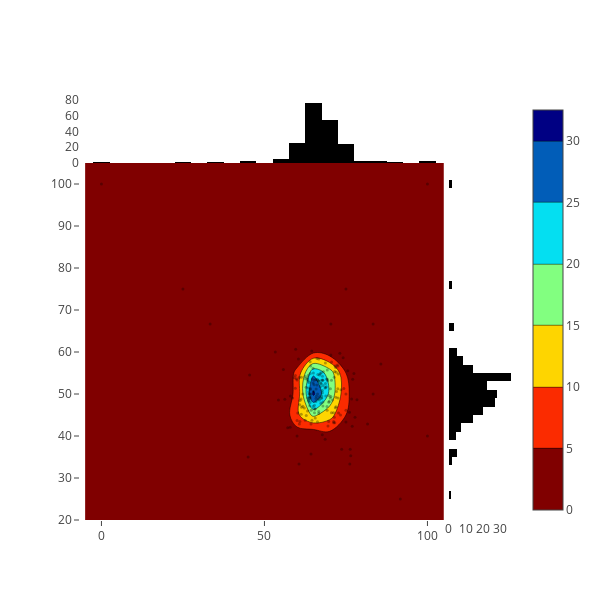

Write notebook code for a chart like this one.
### Code cell
contour_plot(win_change, win_rand, games[:200], name_x='Change', name_y='Random')

### Figure 1 — Plotly figure (JSON) as saved in the notebook; plotly's stock layout.template omitted (floating-point values rounded to 4 significant figures; data arrays with more than 128 entries replaced by an {"elided": "..."} marker saying what was removed)
{"data": [{"colorscale": "Jet", "reversescale": true, "type": "histogram2dcontour", "uid": "c91e5a00-fa51-11e8-bca5-dca904777f27", "x": {"elided": "200 float values"}, "xaxis": "x", "y": {"elided": "200 float values"}, "yaxis": "y"}, {"marker": {"color": "rgba(0,0,0,0.3)", "size": 3}, "mode": "markers", "name": "(Change,Random)", "type": "scatter", "uid": "c91e5bb8-fa51-11e8-9e77-dca904777f27", "x": {"elided": "200 float values"}, "xaxis": "x", "y": {"elided": "200 float values"}, "yaxis": "y"}, {"marker": {"color": "rgba(0,0,0,1)"}, "name": "Random", "type": "histogram", "uid": "c91e5ca8-fa51-11e8-9cd7-dca904777f27", "xaxis": "x2", "y": {"elided": "200 float values"}}, {"marker": {"color": "rgba(0,0,0,1)"}, "name": "Change", "type": "histogram", "uid": "c91e5d52-fa51-11e8-96fb-dca904777f27", "x": {"elided": "200 float values"}, "yaxis": "y2"}], "layout": {"autosize": false, "bargap": 0, "height": 600, "hovermode": "closest", "showlegend": false, "width": 600, "xaxis": {"domain": [0, 0.85], "showgrid": false, "zeroline": false}, "xaxis2": {"domain": [0.85, 1], "showgrid": false, "zeroline": false}, "yaxis": {"domain": [0, 0.85], "showgrid": false, "zeroline": false}, "yaxis2": {"domain": [0.85, 1], "showgrid": false, "zeroline": false}}}
